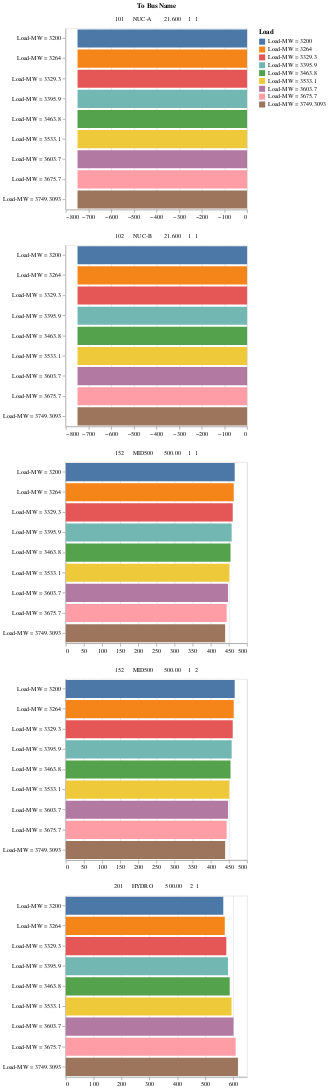

The cell this chart's notebook holds for it:
### Markdown cell above
For example the MW flow from the bus '151     NUCPANT     500.00' is plotted using the function as shown below. Hover over the bar charts to get the flow value

### Code cell
display_MW_from_bus(data_analysis,  '151     NUCPANT     500.00')

### Figure 1 — Vega-Lite specification as saved in the notebook (floating-point values rounded to 4 significant figures)
{"config": {"view": {"continuousWidth": 300, "continuousHeight": 300}}, "data": {"name": "data-1b5b08a13cd67f1bda7239b28f0ba6de"}, "facet": {"field": "To Bus Name", "type": "nominal"}, "spec": {"mark": {"type": "bar"}, "encoding": {"color": {"field": "Load", "type": "nominal"}, "tooltip": [{"field": "Bus Name", "type": "nominal"}, {"field": "To Bus Name", "type": "nominal"}, {"field": "MW", "type": "quantitative"}], "x": {"field": "MW", "title": "", "type": "quantitative"}, "y": {"field": "Load", "title": "", "type": "nominal"}}, "height": 300, "title": "151     NUCPANT     500.00", "width": 300}, "columns": 1, "resolve": {"scale": {"x": "independent"}}, "$schema": "https://vega.github.io/schema/vega-lite/v5.20.1.json", "datasets": {"data-1b5b08a13cd67f1bda7239b28f0ba6de": [{"Bus Name": "151     NUCPANT     500.00", "Area Number": 0, "Zone Number": 0, "Volt (PU)": 0.0, "Volt (KV)": 0.0, "Angle (Deg)": 0.0, "Gen MW": 0.0, "Gen MVAR": 0.0, "Load MW": 0.0, "Load MVAR": 0.0, "Shunt MW": 0.0, "Shunt MVAR": 0.0, "To Bus Name": "101     NUC-A       21.600    1  1", "MW": -748.4, "MVAR": -6.914, "Transformer Ratio": "1.000LK", "Transformer Angle (Deg)": 0.0, "Percent": 60, "Rating": 1250.0, "Load Flow Case": "Load-MW = 3200, Gen-MW = 3258.64, Reactors-Mvar = 600, Capacitors-Mvar = 950, Load-Mvar = 1950", "Load": "Load-MW = 3200"}, {"Bus Name": "151     NUCPANT     500.00", "Area Number": 0, "Zone Number": 0, "Volt (PU)": 0.0, "Volt (KV)": 0.0, "Angle (Deg)": 0.0, "Gen MW": 0.0, "Gen MVAR": 0.0, "Load MW": 0.0, "Load MVAR": 0.0, "Shunt MW": 0.0, "Shunt MVAR": 0.0, "To Bus Name": "102     NUC-B       21.600    1  1", "MW": -748.4, "MVAR": -6.914, "Transformer Ratio": "1.000LK", "Transformer Angle (Deg)": 0.0, "Percent": 60, "Rating": 1250.0, "Load Flow Case": "Load-MW = 3200, Gen-MW = 3258.64, Reactors-Mvar = 600, Capacitors-Mvar = 950, Load-Mvar = 1950", "Load": "Load-MW = 3200"}, {"Bus Name": "151     NUCPANT     500.00", "Area Number": 0, "Zone Number": 0, "Volt (PU)": 0.0, "Volt (KV)": 0.0, "Angle (Deg)": 0.0, "Gen MW": 0.0, "Gen MVAR": 0.0, "Load MW": 0.0, "Load MVAR": 0.0, "Shunt MW": 0.0, "Shunt MVAR": 0.0, "To Bus Name": "152     MID500      500.00    1  1", "MW": 465.9, "MVAR": -167.8, "Transformer Ratio": null, "Transformer Angle (Deg)": 0.0, "Percent": 41, "Rating": 1200.0, "Load Flow Case": "Load-MW = 3200, Gen-MW = 3258.64, Reactors-Mvar = 600, Capacitors-Mvar = 950, Load-Mvar = 1950", "Load": "Load-MW = 3200"}, {"Bus Name": "151     NUCPANT     500.00", "Area Number": 0, "Zone Number": 0, "Volt (PU)": 0.0, "Volt (KV)": 0.0, "Angle (Deg)": 0.0, "Gen MW": 0.0, "Gen MVAR": 0.0, "Load MW": 0.0, "Load MVAR": 0.0, "Shunt MW": 0.0, "Shunt MVAR": 0.0, "To Bus Name": "152     MID500      500.00    1  2", "MW": 465.9, "MVAR": -167.8, "Transformer Ratio": null, "Transformer Angle (Deg)": 0.0, "Percent": 41, "Rating": 1200.0, "Load Flow Case": "Load-MW = 3200, Gen-MW = 3258.64, Reactors-Mvar = 600, Capacitors-Mvar = 950, Load-Mvar = 1950", "Load": "Load-MW = 3200"}, {"Bus Name": "151     NUCPANT     500.00", "Area Number": 0, "Zone Number": 0, "Volt (PU)": 0.0, "Volt (KV)": 0.0, "Angle (Deg)": 0.0, "Gen MW": 0.0, "Gen MVAR": 0.0, "Load MW": 0.0, "Load MVAR": 0.0, "Shunt MW": 0.0, "Shunt MVAR": 0.0, "To Bus Name": "201     HYDRO       500.00    2  1", "MW": 564.8, "MVAR": -264.9, "Transformer Ratio": null, "Transformer Angle (Deg)": 0.0, "Percent": 51, "Rating": 1200.0, "Load Flow Case": "Load-MW = 3200, Gen-MW = 3258.64, Reactors-Mvar = 600, Capacitors-Mvar = 950, Load-Mvar = 1950", "Load": "Load-MW = 3200"}, {"Bus Name": "151     NUCPANT     500.00", "Area Number": 0, "Zone Number": 0, "Volt (PU)": 0.0, "Volt (KV)": 0.0, "Angle (Deg)": 0.0, "Gen MW": 0.0, "Gen MVAR": 0.0, "Load MW": 0.0, "Load MVAR": 0.0, "Shunt MW": 0.0, "Shunt MVAR": 0.0, "To Bus Name": "101     NUC-A       21.600    1  1", "MW": -748.4, "MVAR": -9.705, "Transformer Ratio": "1.000LK", "Transformer Angle (Deg)": 0.0, "Percent": 60, "Rating": 1250.0, "Load Flow Case": "Load-MW = 3264, Gen-MW = 3324.8, Reactors-Mvar = 600, Capacitors-Mvar = 950, Load-Mvar = 1950", "Load": "Load-MW = 3264"}, {"Bus Name": "151     NUCPANT     500.00", "Area Number": 0, "Zone Number": 0, "Volt (PU)": 0.0, "Volt (KV)": 0.0, "Angle (Deg)": 0.0, "Gen MW": 0.0, "Gen MVAR": 0.0, "Load MW": 0.0, "Load MVAR": 0.0, "Shunt MW": 0.0, "Shunt MVAR": 0.0, "To Bus Name": "102     NUC-B       21.600    1  1", "MW": -748.4, "MVAR": -9.705, "Transformer Ratio": "1.000LK", "Transformer Angle (Deg)": 0.0, "Percent": 60, "Rating": 1250.0, "Load Flow Case": "Load-MW = 3264, Gen-MW = 3324.8, Reactors-Mvar = 600, Capacitors-Mvar = 950, Load-Mvar = 1950", "Load": "Load-MW = 3264"}, {"Bus Name": "151     NUCPANT     500.00", "Area Number": 0, "Zone Number": 0, "Volt (PU)": 0.0, "Volt (KV)": 0.0, "Angle (Deg)": 0.0, "Gen MW": 0.0, "Gen MVAR": 0.0, "Load MW": 0.0, "Load MVAR": 0.0, "Shunt MW": 0.0, "Shunt MVAR": 0.0, "To Bus Name": "152     MID500      500.00    1  1", "MW": 463.3, "MVAR": -163.6, "Transformer Ratio": null, "Transformer Angle (Deg)": 0.0, "Percent": 40, "Rating": 1200.0, "Load Flow Case": "Load-MW = 3264, Gen-MW = 3324.8, Reactors-Mvar = 600, Capacitors-Mvar = 950, Load-Mvar = 1950", "Load": "Load-MW = 3264"}, {"Bus Name": "151     NUCPANT     500.00", "Area Number": 0, "Zone Number": 0, "Volt (PU)": 0.0, "Volt (KV)": 0.0, "Angle (Deg)": 0.0, "Gen MW": 0.0, "Gen MVAR": 0.0, "Load MW": 0.0, "Load MVAR": 0.0, "Shunt MW": 0.0, "Shunt MVAR": 0.0, "To Bus Name": "152     MID500      500.00    1  2", "MW": 463.3, "MVAR": -163.6, "Transformer Ratio": null, "Transformer Angle (Deg)": 0.0, "Percent": 40, "Rating": 1200.0, "Load Flow Case": "Load-MW = 3264, Gen-MW = 3324.8, Reactors-Mvar = 600, Capacitors-Mvar = 950, Load-Mvar = 1950", "Load": "Load-MW = 3264"}, {"Bus Name": "151     NUCPANT     500.00", "Area Number": 0, "Zone Number": 0, "Volt (PU)": 0.0, "Volt (KV)": 0.0, "Angle (Deg)": 0.0, "Gen MW": 0.0, "Gen MVAR": 0.0, "Load MW": 0.0, "Load MVAR": 0.0, "Shunt MW": 0.0, "Shunt MVAR": 0.0, "To Bus Name": "201     HYDRO       500.00    2  1", "MW": 570.1, "MVAR": -267.2, "Transformer Ratio": null, "Transformer Angle (Deg)": 0.0, "Percent": 52, "Rating": 1200.0, "Load Flow Case": "Load-MW = 3264, Gen-MW = 3324.8, Reactors-Mvar = 600, Capacitors-Mvar = 950, Load-Mvar = 1950", "Load": "Load-MW = 3264"}, {"Bus Name": "151     NUCPANT     500.00", "Area Number": 0, "Zone Number": 0, "Volt (PU)": 0.0, "Volt (KV)": 0.0, "Angle (Deg)": 0.0, "Gen MW": 0.0, "Gen MVAR": 0.0, "Load MW": 0.0, "Load MVAR": 0.0, "Shunt MW": 0.0, "Shunt MVAR": 0.0, "To Bus Name": "101     NUC-A       21.600    1  1", "MW": -748.4, "MVAR": -13.02, "Transformer Ratio": "1.000LK", "Transformer Angle (Deg)": 0.0, "Percent": 60, "Rating": 1250.0, "Load Flow Case": "Load-MW = 3329.3, Gen-MW = 3392.7, Reactors-Mvar = 600, Capacitors-Mvar = 950, Load-Mvar = 1950", "Load": "Load-MW = 3329.3"}, {"Bus Name": "151     NUCPANT     500.00", "Area Number": 0, "Zone Number": 0, "Volt (PU)": 0.0, "Volt (KV)": 0.0, "Angle (Deg)": 0.0, "Gen MW": 0.0, "Gen MVAR": 0.0, "Load MW": 0.0, "Load MVAR": 0.0, "Shunt MW": 0.0, "Shunt MVAR": 0.0, "To Bus Name": "102     NUC-B       21.600    1  1", "MW": -748.4, "MVAR": -13.02, "Transformer Ratio": "1.000LK", "Transformer Angle (Deg)": 0.0, "Percent": 60, "Rating": 1250.0, "Load Flow Case": "Load-MW = 3329.3, Gen-MW = 3392.7, Reactors-Mvar = 600, Capacitors-Mvar = 950, Load-Mvar = 1950", "Load": "Load-MW = 3329.3"}, {"Bus Name": "151     NUCPANT     500.00", "Area Number": 0, "Zone Number": 0, "Volt (PU)": 0.0, "Volt (KV)": 0.0, "Angle (Deg)": 0.0, "Gen MW": 0.0, "Gen MVAR": 0.0, "Load MW": 0.0, "Load MVAR": 0.0, "Shunt MW": 0.0, "Shunt MVAR": 0.0, "To Bus Name": "152     MID500      500.00    1  1", "MW": 460.5, "MVAR": -158.6, "Transformer Ratio": null, "Transformer Angle (Deg)": 0.0, "Percent": 40, "Rating": 1200.0, "Load Flow Case": "Load-MW = 3329.3, Gen-MW = 3392.7, Reactors-Mvar = 600, Capacitors-Mvar = 950, Load-Mvar = 1950", "Load": "Load-MW = 3329.3"}, {"Bus Name": "151     NUCPANT     500.00", "Area Number": 0, "Zone Number": 0, "Volt (PU)": 0.0, "Volt (KV)": 0.0, "Angle (Deg)": 0.0, "Gen MW": 0.0, "Gen MVAR": 0.0, "Load MW": 0.0, "Load MVAR": 0.0, "Shunt MW": 0.0, "Shunt MVAR": 0.0, "To Bus Name": "152     MID500      500.00    1  2", "MW": 460.5, "MVAR": -158.6, "Transformer Ratio": null, "Transformer Angle (Deg)": 0.0, "Percent": 40, "Rating": 1200.0, "Load Flow Case": "Load-MW = 3329.3, Gen-MW = 3392.7, Reactors-Mvar = 600, Capacitors-Mvar = 950, Load-Mvar = 1950", "Load": "Load-MW = 3329.3"}, {"Bus Name": "151     NUCPANT     500.00", "Area Number": 0, "Zone Number": 0, "Volt (PU)": 0.0, "Volt (KV)": 0.0, "Angle (Deg)": 0.0, "Gen MW": 0.0, "Gen MVAR": 0.0, "Load MW": 0.0, "Load MVAR": 0.0, "Shunt MW": 0.0, "Shunt MVAR": 0.0, "To Bus Name": "201     HYDRO       500.00    2  1", "MW": 575.7, "MVAR": -270.0, "Transformer Ratio": null, "Transformer Angle (Deg)": 0.0, "Percent": 52, "Rating": 1200.0, "Load Flow Case": "Load-MW = 3329.3, Gen-MW = 3392.7, Reactors-Mvar = 600, Capacitors-Mvar = 950, Load-Mvar = 1950", "Load": "Load-MW = 3329.3"}, {"Bus Name": "151     NUCPANT     500.00", "Area Number": 0, "Zone Number": 0, "Volt (PU)": 0.0, "Volt (KV)": 0.0, "Angle (Deg)": 0.0, "Gen MW": 0.0, "Gen MVAR": 0.0, "Load MW": 0.0, "Load MVAR": 0.0, "Shunt MW": 0.0, "Shunt MVAR": 0.0, "To Bus Name": "101     NUC-A       21.600    1  1", "MW": -748.4, "MVAR": -16.94, "Transformer Ratio": "1.000LK", "Transformer Angle (Deg)": 0.0, "Percent": 60, "Rating": 1250.0, "Load Flow Case": "Load-MW = 3395.9, Gen-MW = 3462.4, Reactors-Mvar = 600, Capacitors-Mvar = 950, Load-Mvar = 1950", "Load": "Load-MW = 3395.9"}, {"Bus Name": "151     NUCPANT     500.00", "Area Number": 0, "Zone Number": 0, "Volt (PU)": 0.0, "Volt (KV)": 0.0, "Angle (Deg)": 0.0, "Gen MW": 0.0, "Gen MVAR": 0.0, "Load MW": 0.0, "Load MVAR": 0.0, "Shunt MW": 0.0, "Shunt MVAR": 0.0, "To Bus Name": "102     NUC-B       21.600    1  1", "MW": -748.4, "MVAR": -16.94, "Transformer Ratio": "1.000LK", "Transformer Angle (Deg)": 0.0, "Percent": 60, "Rating": 1250.0, "Load Flow Case": "Load-MW = 3395.9, Gen-MW = 3462.4, Reactors-Mvar = 600, Capacitors-Mvar = 950, Load-Mvar = 1950", "Load": "Load-MW = 3395.9"}, {"Bus Name": "151     NUCPANT     500.00", "Area Number": 0, "Zone Number": 0, "Volt (PU)": 0.0, "Volt (KV)": 0.0, "Angle (Deg)": 0.0, "Gen MW": 0.0, "Gen MVAR": 0.0, "Load MW": 0.0, "Load MVAR": 0.0, "Shunt MW": 0.0, "Shunt MVAR": 0.0, "To Bus Name": "152     MID500      500.00    1  1", "MW": 457.6, "MVAR": -152.8, "Transformer Ratio": null, "Transformer Angle (Deg)": 0.0, "Percent": 40, "Rating": 1200.0, "Load Flow Case": "Load-MW = 3395.9, Gen-MW = 3462.4, Reactors-Mvar = 600, Capacitors-Mvar = 950, Load-Mvar = 1950", "Load": "Load-MW = 3395.9"}, {"Bus Name": "151     NUCPANT     500.00", "Area Number": 0, "Zone Number": 0, "Volt (PU)": 0.0, "Volt (KV)": 0.0, "Angle (Deg)": 0.0, "Gen MW": 0.0, "Gen MVAR": 0.0, "Load MW": 0.0, "Load MVAR": 0.0, "Shunt MW": 0.0, "Shunt MVAR": 0.0, "To Bus Name": "152     MID500      500.00    1  2", "MW": 457.6, "MVAR": -152.8, "Transformer Ratio": null, "Transformer Angle (Deg)": 0.0, "Percent": 40, "Rating": 1200.0, "Load Flow Case": "Load-MW = 3395.9, Gen-MW = 3462.4, Reactors-Mvar = 600, Capacitors-Mvar = 950, Load-Mvar = 1950", "Load": "Load-MW = 3395.9"}, {"Bus Name": "151     NUCPANT     500.00", "Area Number": 0, "Zone Number": 0, "Volt (PU)": 0.0, "Volt (KV)": 0.0, "Angle (Deg)": 0.0, "Gen MW": 0.0, "Gen MVAR": 0.0, "Load MW": 0.0, "Load MVAR": 0.0, "Shunt MW": 0.0, "Shunt MVAR": 0.0, "To Bus Name": "201     HYDRO       500.00    2  1", "MW": 581.6, "MVAR": -273.3, "Transformer Ratio": null, "Transformer Angle (Deg)": 0.0, "Percent": 53, "Rating": 1200.0, "Load Flow Case": "Load-MW = 3395.9, Gen-MW = 3462.4, Reactors-Mvar = 600, Capacitors-Mvar = 950, Load-Mvar = 1950", "Load": "Load-MW = 3395.9"}, {"Bus Name": "151     NUCPANT     500.00", "Area Number": 0, "Zone Number": 0, "Volt (PU)": 0.0, "Volt (KV)": 0.0, "Angle (Deg)": 0.0, "Gen MW": 0.0, "Gen MVAR": 0.0, "Load MW": 0.0, "Load MVAR": 0.0, "Shunt MW": 0.0, "Shunt MVAR": 0.0, "To Bus Name": "101     NUC-A       21.600    1  1", "MW": -748.4, "MVAR": -21.53, "Transformer Ratio": "1.000LK", "Transformer Angle (Deg)": 0.0, "Percent": 60, "Rating": 1250.0, "Load Flow Case": "Load-MW = 3463.8, Gen-MW = 3534.1, Reactors-Mvar = 600, Capacitors-Mvar = 950, Load-Mvar = 1950", "Load": "Load-MW = 3463.8"}, {"Bus Name": "151     NUCPANT     500.00", "Area Number": 0, "Zone Number": 0, "Volt (PU)": 0.0, "Volt (KV)": 0.0, "Angle (Deg)": 0.0, "Gen MW": 0.0, "Gen MVAR": 0.0, "Load MW": 0.0, "Load MVAR": 0.0, "Shunt MW": 0.0, "Shunt MVAR": 0.0, "To Bus Name": "102     NUC-B       21.600    1  1", "MW": -748.4, "MVAR": -21.53, "Transformer Ratio": "1.000LK", "Transformer Angle (Deg)": 0.0, "Percent": 60, "Rating": 1250.0, "Load Flow Case": "Load-MW = 3463.8, Gen-MW = 3534.1, Reactors-Mvar = 600, Capacitors-Mvar = 950, Load-Mvar = 1950", "Load": "Load-MW = 3463.8"}, {"Bus Name": "151     NUCPANT     500.00", "Area Number": 0, "Zone Number": 0, "Volt (PU)": 0.0, "Volt (KV)": 0.0, "Angle (Deg)": 0.0, "Gen MW": 0.0, "Gen MVAR": 0.0, "Load MW": 0.0, "Load MVAR": 0.0, "Shunt MW": 0.0, "Shunt MVAR": 0.0, "To Bus Name": "152     MID500      500.00    1  1", "MW": 454.4, "MVAR": -145.9, "Transformer Ratio": null, "Transformer Angle (Deg)": 0.0, "Percent": 39, "Rating": 1200.0, "Load Flow Case": "Load-MW = 3463.8, Gen-MW = 3534.1, Reactors-Mvar = 600, Capacitors-Mvar = 950, Load-Mvar = 1950", "Load": "Load-MW = 3463.8"}, {"Bus Name": "151     NUCPANT     500.00", "Area Number": 0, "Zone Number": 0, "Volt (PU)": 0.0, "Volt (KV)": 0.0, "Angle (Deg)": 0.0, "Gen MW": 0.0, "Gen MVAR": 0.0, "Load MW": 0.0, "Load MVAR": 0.0, "Shunt MW": 0.0, "Shunt MVAR": 0.0, "To Bus Name": "152     MID500      500.00    1  2", "MW": 454.4, "MVAR": -145.9, "Transformer Ratio": null, "Transformer Angle (Deg)": 0.0, "Percent": 39, "Rating": 1200.0, "Load Flow Case": "Load-MW = 3463.8, Gen-MW = 3534.1, Reactors-Mvar = 600, Capacitors-Mvar = 950, Load-Mvar = 1950", "Load": "Load-MW = 3463.8"}, {"Bus Name": "151     NUCPANT     500.00", "Area Number": 0, "Zone Number": 0, "Volt (PU)": 0.0, "Volt (KV)": 0.0, "Angle (Deg)": 0.0, "Gen MW": 0.0, "Gen MVAR": 0.0, "Load MW": 0.0, "Load MVAR": 0.0, "Shunt MW": 0.0, "Shunt MVAR": 0.0, "To Bus Name": "201     HYDRO       500.00    2  1", "MW": 587.8, "MVAR": -277.1, "Transformer Ratio": null, "Transformer Angle (Deg)": 0.0, "Percent": 54, "Rating": 1200.0, "Load Flow Case": "Load-MW = 3463.8, Gen-MW = 3534.1, Reactors-Mvar = 600, Capacitors-Mvar = 950, Load-Mvar = 1950", "Load": "Load-MW = 3463.8"}, {"Bus Name": "151     NUCPANT     500.00", "Area Number": 0, "Zone Number": 0, "Volt (PU)": 0.0, "Volt (KV)": 0.0, "Angle (Deg)": 0.0, "Gen MW": 0.0, "Gen MVAR": 0.0, "Load MW": 0.0, "Load MVAR": 0.0, "Shunt MW": 0.0, "Shunt MVAR": 0.0, "To Bus Name": "101     NUC-A       21.600    1  1", "MW": -748.3, "MVAR": -26.92, "Transformer Ratio": "1.000LK", "Transformer Angle (Deg)": 0.0, "Percent": 60, "Rating": 1250.0, "Load Flow Case": "Load-MW = 3533.1, Gen-MW = 3607.9, Reactors-Mvar = 600, Capacitors-Mvar = 950, Load-Mvar = 1950", "Load": "Load-MW = 3533.1"}, {"Bus Name": "151     NUCPANT     500.00", "Area Number": 0, "Zone Number": 0, "Volt (PU)": 0.0, "Volt (KV)": 0.0, "Angle (Deg)": 0.0, "Gen MW": 0.0, "Gen MVAR": 0.0, "Load MW": 0.0, "Load MVAR": 0.0, "Shunt MW": 0.0, "Shunt MVAR": 0.0, "To Bus Name": "102     NUC-B       21.600    1  1", "MW": -748.3, "MVAR": -26.92, "Transformer Ratio": "1.000LK", "Transformer Angle (Deg)": 0.0, "Percent": 60, "Rating": 1250.0, "Load Flow Case": "Load-MW = 3533.1, Gen-MW = 3607.9, Reactors-Mvar = 600, Capacitors-Mvar = 950, Load-Mvar = 1950", "Load": "Load-MW = 3533.1"}, {"Bus Name": "151     NUCPANT     500.00", "Area Number": 0, "Zone Number": 0, "Volt (PU)": 0.0, "Volt (KV)": 0.0, "Angle (Deg)": 0.0, "Gen MW": 0.0, "Gen MVAR": 0.0, "Load MW": 0.0, "Load MVAR": 0.0, "Shunt MW": 0.0, "Shunt MVAR": 0.0, "To Bus Name": "152     MID500      500.00    1  1", "MW": 451.1, "MVAR": -137.8, "Transformer Ratio": null, "Transformer Angle (Deg)": 0.0, "Percent": 39, "Rating": 1200.0, "Load Flow Case": "Load-MW = 3533.1, Gen-MW = 3607.9, Reactors-Mvar = 600, Capacitors-Mvar = 950, Load-Mvar = 1950", "Load": "Load-MW = 3533.1"}, {"Bus Name": "151     NUCPANT     500.00", "Area Number": 0, "Zone Number": 0, "Volt (PU)": 0.0, "Volt (KV)": 0.0, "Angle (Deg)": 0.0, "Gen MW": 0.0, "Gen MVAR": 0.0, "Load MW": 0.0, "Load MVAR": 0.0, "Shunt MW": 0.0, "Shunt MVAR": 0.0, "To Bus Name": "152     MID500      500.00    1  2", "MW": 451.1, "MVAR": -137.8, "Transformer Ratio": null, "Transformer Angle (Deg)": 0.0, "Percent": 39, "Rating": 1200.0, "Load Flow Case": "Load-MW = 3533.1, Gen-MW = 3607.9, Reactors-Mvar = 600, Capacitors-Mvar = 950, Load-Mvar = 1950", "Load": "Load-MW = 3533.1"}, {"Bus Name": "151     NUCPANT     500.00", "Area Number": 0, "Zone Number": 0, "Volt (PU)": 0.0, "Volt (KV)": 0.0, "Angle (Deg)": 0.0, "Gen MW": 0.0, "Gen MVAR": 0.0, "Load MW": 0.0, "Load MVAR": 0.0, "Shunt MW": 0.0, "Shunt MVAR": 0.0, "To Bus Name": "201     HYDRO       500.00    2  1", "MW": 594.4, "MVAR": -281.7, "Transformer Ratio": null, "Transformer Angle (Deg)": 0.0, "Percent": 54, "Rating": 1200.0, "Load Flow Case": "Load-MW = 3533.1, Gen-MW = 3607.9, Reactors-Mvar = 600, Capacitors-Mvar = 950, Load-Mvar = 1950", "Load": "Load-MW = 3533.1"}, {"Bus Name": "151     NUCPANT     500.00", "Area Number": 0, "Zone Number": 0, "Volt (PU)": 0.0, "Volt (KV)": 0.0, "Angle (Deg)": 0.0, "Gen MW": 0.0, "Gen MVAR": 0.0, "Load MW": 0.0, "Load MVAR": 0.0, "Shunt MW": 0.0, "Shunt MVAR": 0.0, "To Bus Name": "101     NUC-A       21.600    1  1", "MW": -748.3, "MVAR": -33.25, "Transformer Ratio": "1.000LK", "Transformer Angle (Deg)": 0.0, "Percent": 60, "Rating": 1250.0, "Load Flow Case": "Load-MW = 3603.7, Gen-MW = 3684.0, Reactors-Mvar = 600, Capacitors-Mvar = 950, Load-Mvar = 1950", "Load": "Load-MW = 3603.7"}, {"Bus Name": "151     NUCPANT     500.00", "Area Number": 0, "Zone Number": 0, "Volt (PU)": 0.0, "Volt (KV)": 0.0, "Angle (Deg)": 0.0, "Gen MW": 0.0, "Gen MVAR": 0.0, "Load MW": 0.0, "Load MVAR": 0.0, "Shunt MW": 0.0, "Shunt MVAR": 0.0, "To Bus Name": "102     NUC-B       21.600    1  1", "MW": -748.3, "MVAR": -33.25, "Transformer Ratio": "1.000LK", "Transformer Angle (Deg)": 0.0, "Percent": 60, "Rating": 1250.0, "Load Flow Case": "Load-MW = 3603.7, Gen-MW = 3684.0, Reactors-Mvar = 600, Capacitors-Mvar = 950, Load-Mvar = 1950", "Load": "Load-MW = 3603.7"}, {"Bus Name": "151     NUCPANT     500.00", "Area Number": 0, "Zone Number": 0, "Volt (PU)": 0.0, "Volt (KV)": 0.0, "Angle (Deg)": 0.0, "Gen MW": 0.0, "Gen MVAR": 0.0, "Load MW": 0.0, "Load MVAR": 0.0, "Shunt MW": 0.0, "Shunt MVAR": 0.0, "To Bus Name": "152     MID500      500.00    1  1", "MW": 447.6, "MVAR": -128.2, "Transformer Ratio": null, "Transformer Angle (Deg)": 0.0, "Percent": 38, "Rating": 1200.0, "Load Flow Case": "Load-MW = 3603.7, Gen-MW = 3684.0, Reactors-Mvar = 600, Capacitors-Mvar = 950, Load-Mvar = 1950", "Load": "Load-MW = 3603.7"}, {"Bus Name": "151     NUCPANT     500.00", "Area Number": 0, "Zone Number": 0, "Volt (PU)": 0.0, "Volt (KV)": 0.0, "Angle (Deg)": 0.0, "Gen MW": 0.0, "Gen MVAR": 0.0, "Load MW": 0.0, "Load MVAR": 0.0, "Shunt MW": 0.0, "Shunt MVAR": 0.0, "To Bus Name": "152     MID500      500.00    1  2", "MW": 447.6, "MVAR": -128.2, "Transformer Ratio": null, "Transformer Angle (Deg)": 0.0, "Percent": 38, "Rating": 1200.0, "Load Flow Case": "Load-MW = 3603.7, Gen-MW = 3684.0, Reactors-Mvar = 600, Capacitors-Mvar = 950, Load-Mvar = 1950", "Load": "Load-MW = 3603.7"}, {"Bus Name": "151     NUCPANT     500.00", "Area Number": 0, "Zone Number": 0, "Volt (PU)": 0.0, "Volt (KV)": 0.0, "Angle (Deg)": 0.0, "Gen MW": 0.0, "Gen MVAR": 0.0, "Load MW": 0.0, "Load MVAR": 0.0, "Shunt MW": 0.0, "Shunt MVAR": 0.0, "To Bus Name": "201     HYDRO       500.00    2  1", "MW": 601.5, "MVAR": -287.0, "Transformer Ratio": null, "Transformer Angle (Deg)": 0.0, "Percent": 55, "Rating": 1200.0, "Load Flow Case": "Load-MW = 3603.7, Gen-MW = 3684.0, Reactors-Mvar = 600, Capacitors-Mvar = 950, Load-Mvar = 1950", "Load": "Load-MW = 3603.7"}, {"Bus Name": "151     NUCPANT     500.00", "Area Number": 0, "Zone Number": 0, "Volt (PU)": 0.0, "Volt (KV)": 0.0, "Angle (Deg)": 0.0, "Gen MW": 0.0, "Gen MVAR": 0.0, "Load MW": 0.0, "Load MVAR": 0.0, "Shunt MW": 0.0, "Shunt MVAR": 0.0, "To Bus Name": "101     NUC-A       21.600    1  1", "MW": -748.3, "MVAR": -40.72, "Transformer Ratio": "1.000LK", "Transformer Angle (Deg)": 0.0, "Percent": 60, "Rating": 1250.0, "Load Flow Case": "Load-MW = 3675.7, Gen-MW = 3762.5, Reactors-Mvar = 600, Capacitors-Mvar = 950, Load-Mvar = 1950", "Load": "Load-MW = 3675.7"}, {"Bus Name": "151     NUCPANT     500.00", "Area Number": 0, "Zone Number": 0, "Volt (PU)": 0.0, "Volt (KV)": 0.0, "Angle (Deg)": 0.0, "Gen MW": 0.0, "Gen MVAR": 0.0, "Load MW": 0.0, "Load MVAR": 0.0, "Shunt MW": 0.0, "Shunt MVAR": 0.0, "To Bus Name": "102     NUC-B       21.600    1  1", "MW": -748.3, "MVAR": -40.72, "Transformer Ratio": "1.000LK", "Transformer Angle (Deg)": 0.0, "Percent": 60, "Rating": 1250.0, "Load Flow Case": "Load-MW = 3675.7, Gen-MW = 3762.5, Reactors-Mvar = 600, Capacitors-Mvar = 950, Load-Mvar = 1950", "Load": "Load-MW = 3675.7"}, {"Bus Name": "151     NUCPANT     500.00", "Area Number": 0, "Zone Number": 0, "Volt (PU)": 0.0, "Volt (KV)": 0.0, "Angle (Deg)": 0.0, "Gen MW": 0.0, "Gen MVAR": 0.0, "Load MW": 0.0, "Load MVAR": 0.0, "Shunt MW": 0.0, "Shunt MVAR": 0.0, "To Bus Name": "152     MID500      500.00    1  1", "MW": 443.8, "MVAR": -117.0, "Transformer Ratio": null, "Transformer Angle (Deg)": 0.0, "Percent": 38, "Rating": 1200.0, "Load Flow Case": "Load-MW = 3675.7, Gen-MW = 3762.5, Reactors-Mvar = 600, Capacitors-Mvar = 950, Load-Mvar = 1950", "Load": "Load-MW = 3675.7"}, {"Bus Name": "151     NUCPANT     500.00", "Area Number": 0, "Zone Number": 0, "Volt (PU)": 0.0, "Volt (KV)": 0.0, "Angle (Deg)": 0.0, "Gen MW": 0.0, "Gen MVAR": 0.0, "Load MW": 0.0, "Load MVAR": 0.0, "Shunt MW": 0.0, "Shunt MVAR": 0.0, "To Bus Name": "152     MID500      500.00    1  2", "MW": 443.8, "MVAR": -117.0, "Transformer Ratio": null, "Transformer Angle (Deg)": 0.0, "Percent": 38, "Rating": 1200.0, "Load Flow Case": "Load-MW = 3675.7, Gen-MW = 3762.5, Reactors-Mvar = 600, Capacitors-Mvar = 950, Load-Mvar = 1950", "Load": "Load-MW = 3675.7"}, {"Bus Name": "151     NUCPANT     500.00", "Area Number": 0, "Zone Number": 0, "Volt (PU)": 0.0, "Volt (KV)": 0.0, "Angle (Deg)": 0.0, "Gen MW": 0.0, "Gen MVAR": 0.0, "Load MW": 0.0, "Load MVAR": 0.0, "Shunt MW": 0.0, "Shunt MVAR": 0.0, "To Bus Name": "201     HYDRO       500.00    2  1", "MW": 609.1, "MVAR": -293.3, "Transformer Ratio": null, "Transformer Angle (Deg)": 0.0, "Percent": 56, "Rating": 1200.0, "Load Flow Case": "Load-MW = 3675.7, Gen-MW = 3762.5, Reactors-Mvar = 600, Capacitors-Mvar = 950, Load-Mvar = 1950", "Load": "Load-MW = 3675.7"}, {"Bus Name": "151     NUCPANT     500.00", "Area Number": 0, "Zone Number": 0, "Volt (PU)": 0.0, "Volt (KV)": 0.0, "Angle (Deg)": 0.0, "Gen MW": 0.0, "Gen MVAR": 0.0, "Load MW": 0.0, "Load MVAR": 0.0, "Shunt MW": 0.0, "Shunt MVAR": 0.0, "To Bus Name": "101     NUC-A       21.600    1  1", "MW": -748.3, "MVAR": -49.63, "Transformer Ratio": "1.000LK", "Transformer Angle (Deg)": 0.0, "Percent": 60, "Rating": 1250.0, "Load Flow Case": "Load-MW = 3749.3093, Gen-MW = 3843.7, Reactors-Mvar = 600, Capacitors-Mvar = 950, Load-Mvar = 1950", "Load": "Load-MW = 3749.3093"}, {"Bus Name": "151     NUCPANT     500.00", "Area Number": 0, "Zone Number": 0, "Volt (PU)": 0.0, "Volt (KV)": 0.0, "Angle (Deg)": 0.0, "Gen MW": 0.0, "Gen MVAR": 0.0, "Load MW": 0.0, "Load MVAR": 0.0, "Shunt MW": 0.0, "Shunt MVAR": 0.0, "To Bus Name": "102     NUC-B       21.600    1  1", "MW": -748.3, "MVAR": -49.63, "Transformer Ratio": "1.000LK", "Transformer Angle (Deg)": 0.0, "Percent": 60, "Rating": 1250.0, "Load Flow Case": "Load-MW = 3749.3093, Gen-MW = 3843.7, Reactors-Mvar = 600, Capacitors-Mvar = 950, Load-Mvar = 1950", "Load": "Load-MW = 3749.3093"}, {"Bus Name": "151     NUCPANT     500.00", "Area Number": 0, "Zone Number": 0, "Volt (PU)": 0.0, "Volt (KV)": 0.0, "Angle (Deg)": 0.0, "Gen MW": 0.0, "Gen MVAR": 0.0, "Load MW": 0.0, "Load MVAR": 0.0, "Shunt MW": 0.0, "Shunt MVAR": 0.0, "To Bus Name": "152     MID500      500.00    1  1", "MW": 439.6, "MVAR": -103.6, "Transformer Ratio": null, "Transformer Angle (Deg)": 0.0, "Percent": 37, "Rating": 1200.0, "Load Flow Case": "Load-MW = 3749.3093, Gen-MW = 3843.7, Reactors-Mvar = 600, Capacitors-Mvar = 950, Load-Mvar = 1950", "Load": "Load-MW = 3749.3093"}, {"Bus Name": "151     NUCPANT     500.00", "Area Number": 0, "Zone Number": 0, "Volt (PU)": 0.0, "Volt (KV)": 0.0, "Angle (Deg)": 0.0, "Gen MW": 0.0, "Gen MVAR": 0.0, "Load MW": 0.0, "Load MVAR": 0.0, "Shunt MW": 0.0, "Shunt MVAR": 0.0, "To Bus Name": "152     MID500      500.00    1  2", "MW": 439.6, "MVAR": -103.6, "Transformer Ratio": null, "Transformer Angle (Deg)": 0.0, "Percent": 37, "Rating": 1200.0, "Load Flow Case": "Load-MW = 3749.3093, Gen-MW = 3843.7, Reactors-Mvar = 600, Capacitors-Mvar = 950, Load-Mvar = 1950", "Load": "Load-MW = 3749.3093"}, {"Bus Name": "151     NUCPANT     500.00", "Area Number": 0, "Zone Number": 0, "Volt (PU)": 0.0, "Volt (KV)": 0.0, "Angle (Deg)": 0.0, "Gen MW": 0.0, "Gen MVAR": 0.0, "Load MW": 0.0, "Load MVAR": 0.0, "Shunt MW": 0.0, "Shunt MVAR": 0.0, "To Bus Name": "201     HYDRO       500.00    2  1", "MW": 617.5, "MVAR": -300.8, "Transformer Ratio": null, "Transformer Angle (Deg)": 0.0, "Percent": 57, "Rating": 1200.0, "Load Flow Case": "Load-MW = 3749.3093, Gen-MW = 3843.7, Reactors-Mvar = 600, Capacitors-Mvar = 950, Load-Mvar = 1950", "Load": "Load-MW = 3749.3093"}]}}
